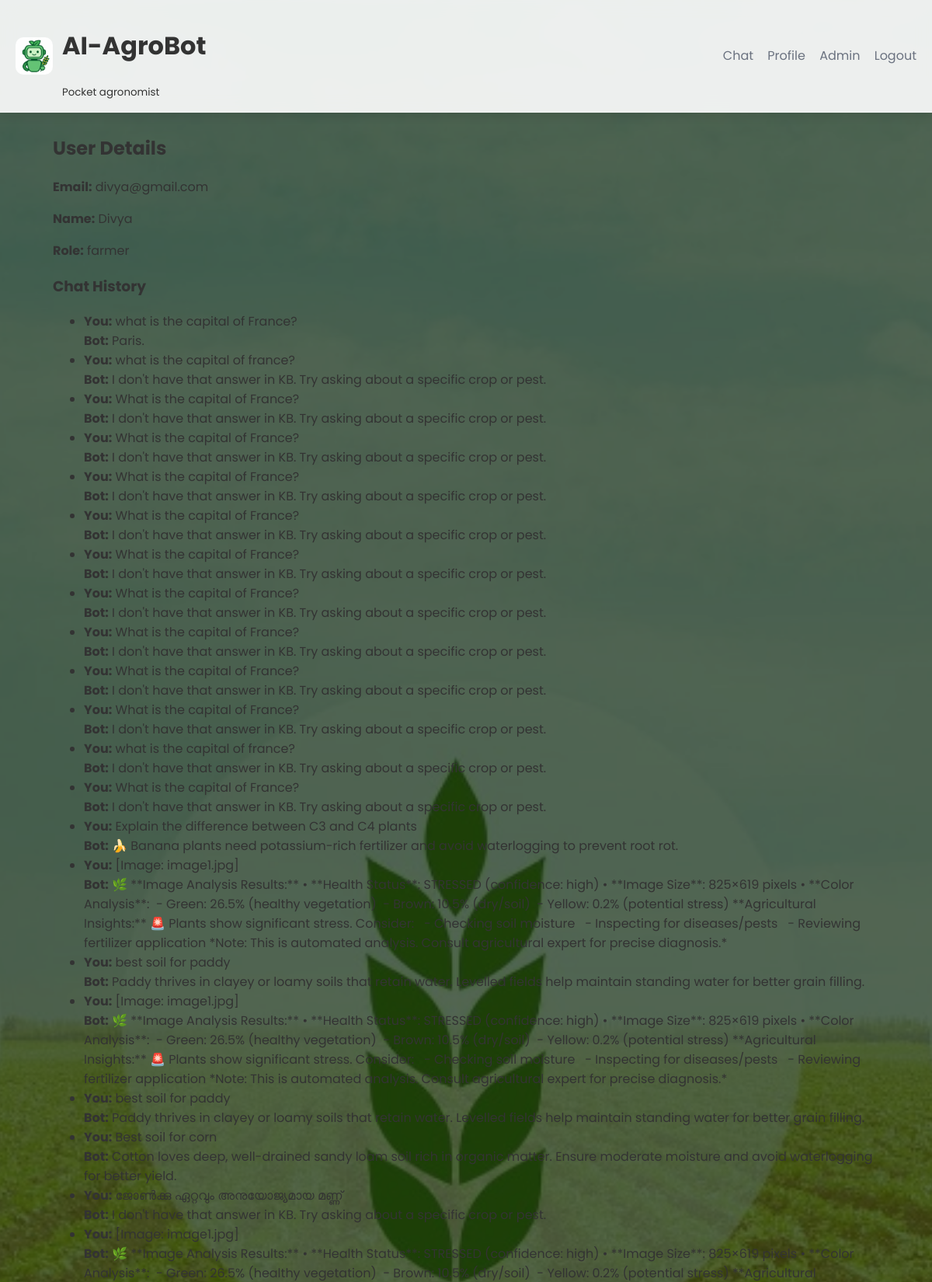
Page /admin/user/2 (signed in, upper part) on the committed database.
### database.py (models this page shows)
class User(UserMixin, db.Model):
    __tablename__ = "users"
    id = db.Column(db.Integer, primary_key=True)
    email = db.Column(db.String(200), unique=True, nullable=False)
    password = db.Column(db.String(200), nullable=False)
    name = db.Column(db.String(100))
    role = db.Column(db.String(20), default="farmer")
    primary_crop = db.Column(db.String(100))
    region = db.Column(db.String(100))
    preferred_language = db.Column(db.String(20), default="en")

class ChatHistory(db.Model):
    __tablename__ = "chat_history"
    id = db.Column(db.Integer, primary_key=True)
    user_id = db.Column(db.Integer, db.ForeignKey("users.id"), nullable=True)
    user_message = db.Column(db.Text)
    bot_response = db.Column(db.Text)
    created_at = db.Column(db.DateTime, default=datetime.utcnow)
    feedback = db.Column(db.String(20), nullable=True)

### app.py (the view)
@app.route("/admin/user/<int:user_id>")
@login_required
def admin_view_user(user_id):
    if current_user.role != "admin":
        flash("Access denied", "danger")
        return redirect(url_for("index"))
    user = User.query.get_or_404(user_id)
    chats = ChatHistory.query.filter_by(user_id=user.id).order_by(ChatHistory.created_at.desc()).all()
    return render_template("admin_view_user.html", user=user, chats=chats)

### app.py (called while the page is built)
def get_locale():
    if current_user.is_authenticated:
        return current_user.preferred_language
    return request.accept_languages.best_match(app.config['LANGUAGES'])

@login_manager.user_loader
def load_user(user_id):
    return db.session.get(User, int(user_id))

### templates/admin_view_user.html
{% extends "base.html" %}
{% block content %}
<h2>User Details</h2>
<p><strong>Email:</strong> {{ user.email }}</p>
<p><strong>Name:</strong> {{ user.name }}</p>
<p><strong>Role:</strong> {{ user.role }}</p>
<h3>Chat History</h3>
{% if chats %}
  <ul>
  {% for c in chats %}
    <li><b>You:</b> {{ c.user_message }}<br><b>Bot:</b> {{ c.bot_response }}</li>
  {% endfor %}
  </ul>
{% else %}
  <p>No chats found for this user.</p>
{% endif %}
{% endblock %}

### templates/base.html (shortened to what this page needs)
<!doctype html>
<html lang="en">
<head>
  <link rel="stylesheet" href="{{ url_for('static', filename='style.css') }}">
</head>
<body>
  <header class="topbar">
    <div class="brand"><img src="{{ url_for('static', filename='bot.png') }}" class="logo" alt="bot"><div>
      <h1>{{ _('AI-AgroBot') }}</h1>
      <small>{{ _('Pocket agronomist') }}</small>
    </div></div>
    <nav class="nav">
      <a href="{{ url_for('index') }}">{{ _('Chat') }}</a>
      {% if current_user.is_authenticated %}
        <a href="{{ url_for('profile') }}">{{ _('Profile') }}</a>
        {% if current_user.role == 'admin' %}<a href="{{ url_for('admin_dashboard') }}">{{ _('Admin') }}</a>{% endif %}
        <a href="{{ url_for('logout') }}">{{ _('Logout') }}</a>
      {% else %}
        <a href="{{ url_for('login') }}">{{ _('Login') }}</a>
        <a href="{{ url_for('register') }}">{{ _('Register') }}</a>
      {% endif %}
    </nav>
  </header>
  <main class="main">
    {% block content %}{% endblock %}
  </main>
</body>
</html>

### static/style.css (style rules this page uses)
:root { --brand:#2563eb;--muted:#6b7280;--bg:#f3f4f6;--card:#ffffff }
* { box-sizing:border-box }
body { font-family:Inter,system-ui,Segoe UI,Roboto,Arial;margin:0;background:var(--bg);color:#111 }
.topbar { display:flex;align-items:center;justify-content:space-between;padding:14px 20px;background:var(--card);box-shadow:0 2px 6px rgba(0,0,0,0.06) }
.brand { display:flex;align-items:center;gap:12px }
.logo { width:48px;height:48px;border-radius:10px }
.nav a { margin-left:14px;color:var(--muted);text-decoration:none }
.main { max-width:1100px;margin:28px auto;padding:0 18px }
body { font-family: 'Poppins', sans-serif; background-image: url('/static/bg.jpg'); background-size: cover; background-position: center; background-attachment: fixed; margin: 0; color: #333; }
body::before { content: ''; position: fixed; top: 0; left: 0; width: 100%; height: 100%; background-color: rgba(10, 38, 10, 0.7); z-index: -1; }
.topbar { background: rgba(255, 255, 255, 0.9); backdrop-filter: blur(10px); box-shadow: 0 4px 12px 0 rgba(0, 0, 0, 0.1); border-bottom: 1px solid rgba(255, 255, 255, 0.18); }

### rows in the picture
User: email "divya@gmail.com", name "Divya", role "farmer"
ChatHistory: user_message "what is the capital of France?", bot_response "Paris."
ChatHistory: user_message "what is the capital of france?", bot_response "I don't have that answer in KB. Try asking about a specific crop or pest."
ChatHistory: user_message "What is the capital of France?", bot_response "I don't have that answer in KB. Try asking about a specific crop or pest."
ChatHistory: user_message "What is the capital of France?", bot_response "I don't have that answer in KB. Try asking about a specific crop or pest."
ChatHistory: user_message "What is the capital of France?", bot_response "I don't have that answer in KB. Try asking about a specific crop or pest."
ChatHistory: user_message "What is the capital of France?", bot_response "I don't have that answer in KB. Try asking about a specific crop or pest."
ChatHistory: user_message "What is the capital of France?", bot_response "I don't have that answer in KB. Try asking about a specific crop or pest."
ChatHistory: user_message "What is the capital of France?", bot_response "I don't have that answer in KB. Try asking about a specific crop or pest."
ChatHistory: user_message "What is the capital of France?", bot_response "I don't have that answer in KB. Try asking about a specific crop or pest."
ChatHistory: user_message "What is the capital of France?", bot_response "I don't have that answer in KB. Try asking about a specific crop or pest."
ChatHistory: user_message "What is the capital of France?", bot_response "I don't have that answer in KB. Try asking about a specific crop or pest."
ChatHistory: user_message "what is the capital of france?", bot_response "I don't have that answer in KB. Try asking about a specific crop or pest."
ChatHistory: user_message "What is the capital of France?", bot_response "I don't have that answer in KB. Try asking about a specific crop or pest."
ChatHistory: user_message "Explain the difference between C3 and C4 plants", bot_response "🍌 Banana plants need potassium-rich fertilizer and avoid waterlogging to prevent root rot."
ChatHistory: user_message "[Image: image1.jpg]", bot_response "🌿 **Image Analysis Results:** • **Health Status**: STRESSED (confidence: high) • **Image Size**: 825×619 pixels • **Color Analysis**: - Green: 26.5% (healthy vegetation) - Brown: 10.5% (dry/soil) - Yellow: 0.2% (potential stress) **Agricultural Insights:** 🚨 Plants show significant stress. Consider: - Checking soil moisture - Inspecting for diseases/pests - Reviewing fertilizer application *Note: This is automated analysis. Consult agricultural expert for precise diagnosis.*"
ChatHistory: user_message "best soil for paddy", bot_response "Paddy thrives in clayey or loamy soils that retain water. Levelled fields help maintain standing water for better grain filling."
ChatHistory: user_message "[Image: image1.jpg]", bot_response "🌿 **Image Analysis Results:** • **Health Status**: STRESSED (confidence: high) • **Image Size**: 825×619 pixels • **Color Analysis**: - Green: 26.5% (healthy vegetation) - Brown: 10.5% (dry/soil) - Yellow: 0.2% (potential stress) **Agricultural Insights:** 🚨 Plants show significant stress. Consider: - Checking soil moisture - Inspecting for diseases/pests - Reviewing fertilizer application *Note: This is automated analysis. Consult agricultural expert for precise diagnosis.*"
ChatHistory: user_message "best soil for paddy", bot_response "Paddy thrives in clayey or loamy soils that retain water. Levelled fields help maintain standing water for better grain filling."
ChatHistory: user_message "Best soil for corn", bot_response "Cotton loves deep, well-drained sandy loam soil rich in organic matter. Ensure moderate moisture and avoid waterlogging for better yield."
ChatHistory: user_message "ജോൺക്കു ഏറ്റവും അനുയോജ്യമായ മണ്ണ്", bot_response "I don't have that answer in KB. Try asking about a specific crop or pest."
ChatHistory: user_message "[Image: image1.jpg]"
